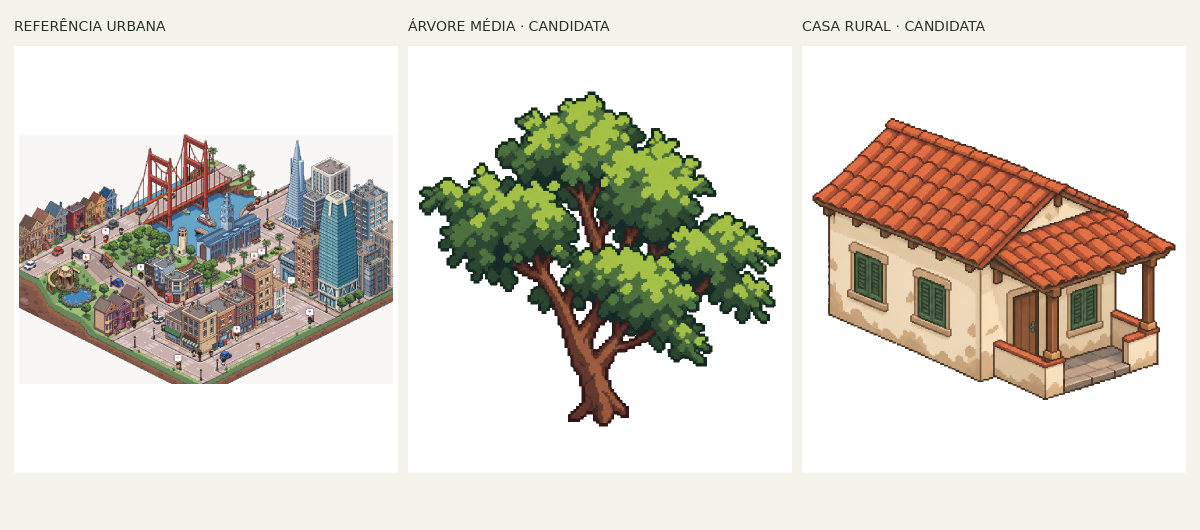
#> input picture docs/assets/kit-base-v1/calibracao-candidatos-v1.png, 2400 x 1060 px, given in place of pixel-art-urban-reference-clean.png, which was not available (shown at 1/2 size)
$ python compose_scene_comparison.py
#> lines starting #> are read from the running program, lines starting #| are printed output that depends on the picture; pictures that were not available may be replaced by others from this repository, and a replacement may not be noted
"""Build a side-by-side style review using the exact urban reference and kit scene."""
from pathlib import Path
from PIL import Image, ImageDraw, ImageFont

ROOT = Path(__file__).parent
PROJECT = ROOT.parents[2]
reference = Image.open(PROJECT / "docs/assets/pixel-art-urban-reference-clean.png").convert("RGB")
#> reference is the input picture: PIL image 2400x1060 RGB; mean R, G, B 216.1, 211.2, 201.3
scene = Image.open(ROOT / "scene-test-v2-kit.png").convert("RGB")
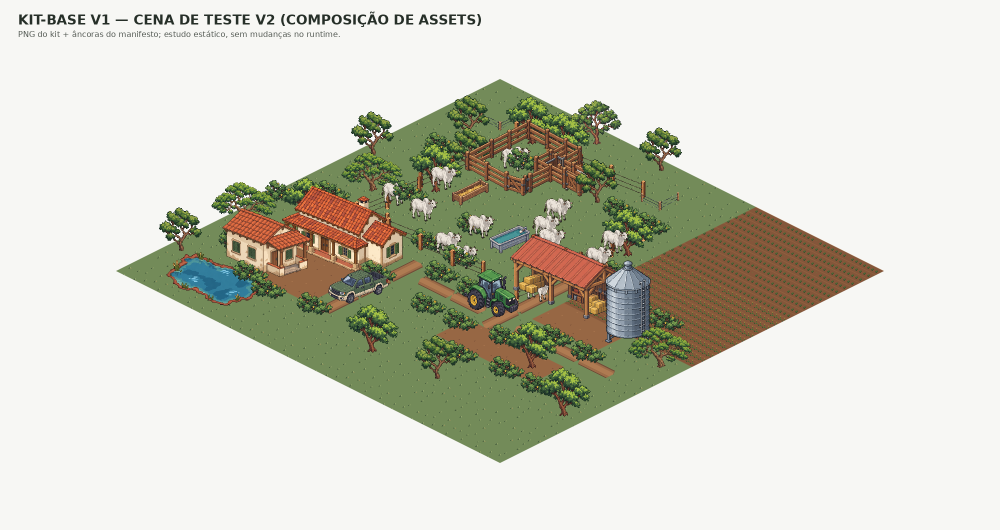
#> input picture docs/assets/kit-base-v1/scene-test-v2-kit.png, 2000 x 1060 px (shown at 1/2 size)
#> scene is the input picture: PIL image 2000x1060 RGB; mean R, G, B 209.1, 209, 195.8
# Trim the compositor's title/white margins for a fair map-area comparison.
scene = scene.crop((220, 125, 1780, 950))
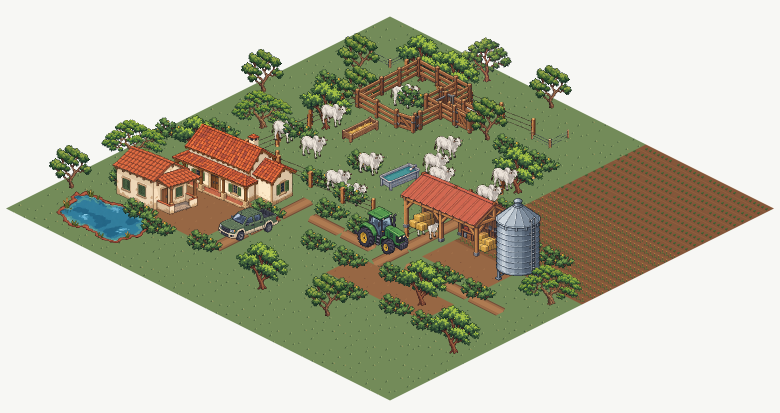
#> scene: PIL image 1560x825 RGB (shown at 1/2 size); mean R, G, B 186, 185.8, 166
W, H = 2400, 1080
board = Image.new("RGB", (W, H), (245, 244, 239))
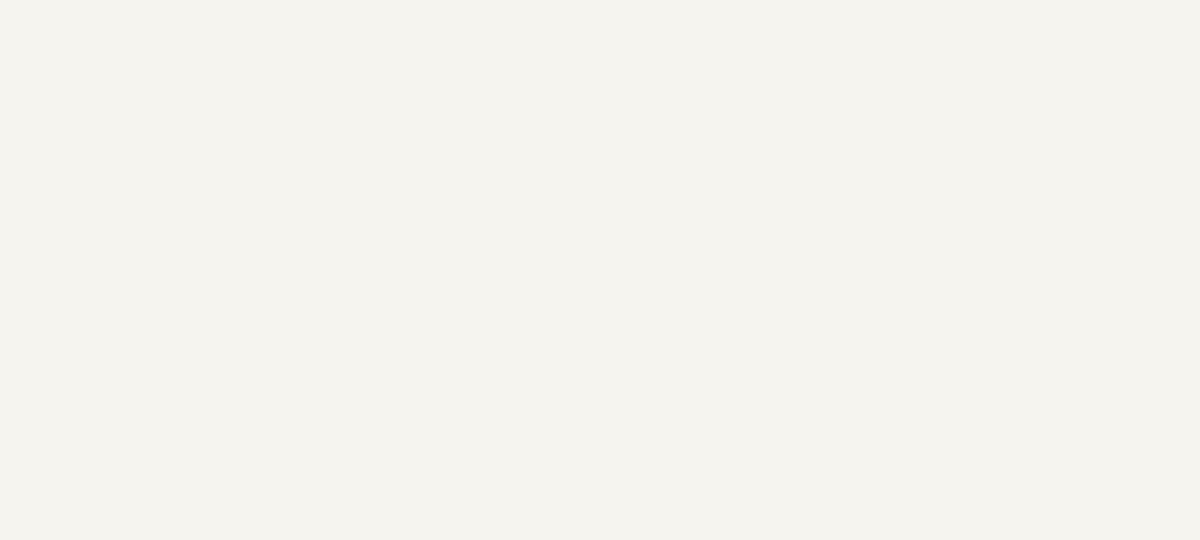
#> board: PIL image 2400x1080 RGB (shown at 1/2 size); mean R, G, B 245, 244, 239
draw = ImageDraw.Draw(board)
try:
    title = ImageFont.truetype("/usr/share/fonts/truetype/dejavu/DejaVuSans-Bold.ttf", 30)
    label = ImageFont.truetype("/usr/share/fonts/truetype/dejavu/DejaVuSans-Bold.ttf", 22)
    caption = ImageFont.truetype("/usr/share/fonts/truetype/dejavu/DejaVuSans.ttf", 17)
except OSError:
    title = label = caption = ImageFont.load_default()

draw.text((40, 24), "COMPARAÇÃO DE ESTILO — KIT-BASE V1", font=title, fill=(42, 49, 43))
draw.text((40, 68), "A composição usa os PNGs candidatos e os tiles nativos; não roda no simulador.", font=caption, fill=(83, 88, 81))
boxes = [(32, 112, 1150, 820), (1218, 112, 1150, 820)]
for im, box in zip((reference, scene), boxes):
    im.thumbnail((box[2], box[3]), Image.Resampling.NEAREST)
    x = box[0] + (box[2] - im.width) // 2
    y = box[1] + (box[3] - im.height) // 2
    board.paste(im, (x, y))
    draw.rectangle((box[0], box[1], box[0] + box[2], box[1] + box[3]), outline=(170, 169, 158), width=1)
#> this loop made 2 passes
#> (box, x, y) on passes 1 to 2: ((32, 112, 1150, 820), 32, 268), ((1218, 112, 1150, 820), 1218, 218)
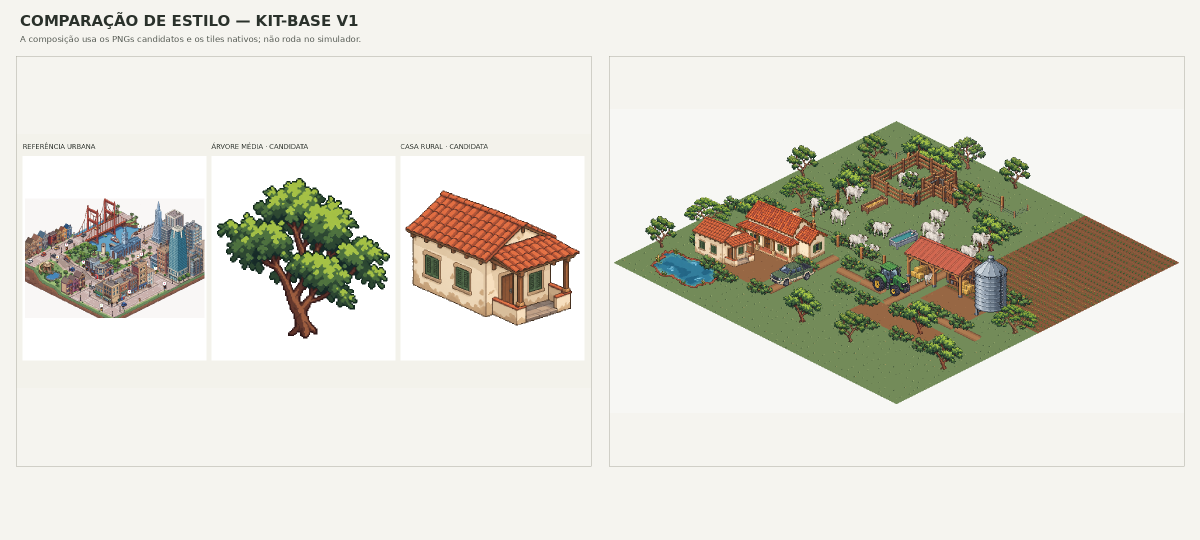
#> board: PIL image 2400x1080 RGB (shown at 1/2 size); mean R, G, B 221.7, 220.1, 210
draw.text((32, 950), "REFERÊNCIA URBANA", font=label, fill=(42, 49, 43))
draw.text((32, 988), "Guia dominante para estilo, detalhe e densidade.", font=caption, fill=(83, 88, 81))
draw.text((1218, 950), "CENA DE TESTE ASSET-FIRST", font=label, fill=(42, 49, 43))
draw.text((1218, 988), "Tiles sem costura confirmados; densidade e acabamento ainda em curadoria.", font=caption, fill=(83, 88, 81))
board.save(ROOT / "comparativo-cena-kit-v2-referencia.png", optimize=True)
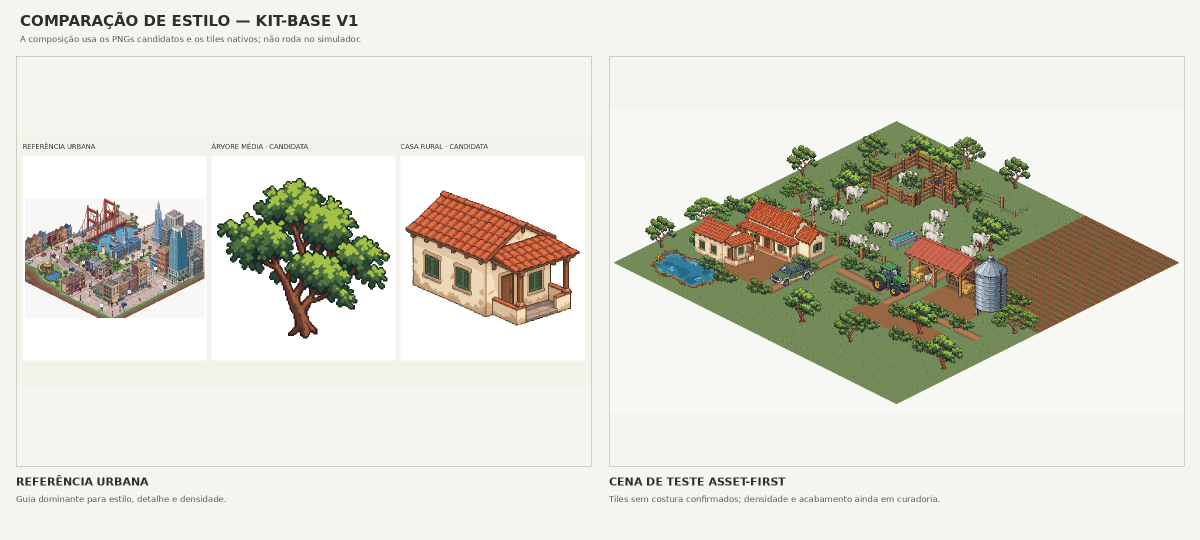
#> saved as comparativo-cena-kit-v2-referencia.png: PIL image 2400x1080 RGB (shown at 1/2 size); mean R, G, B 221.2, 219.5, 209.4
